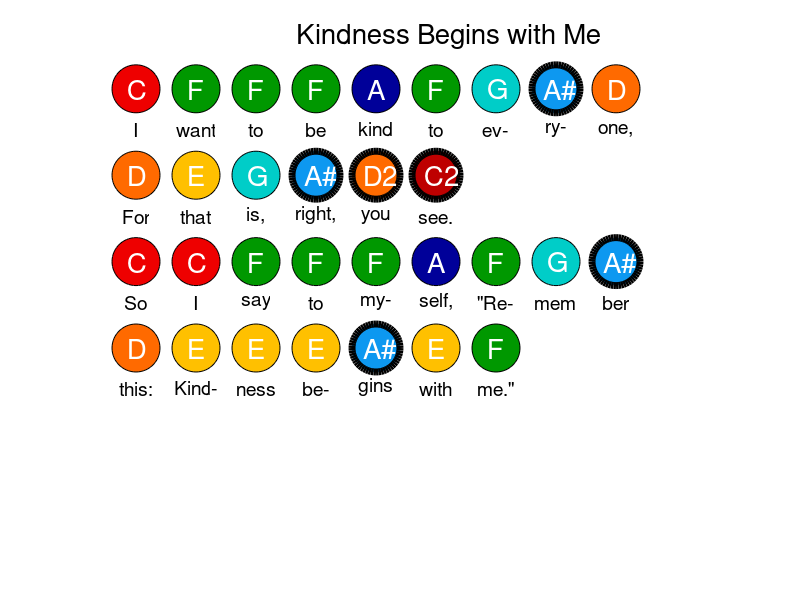

Recreate this plot in MATLAB.
%%
christmas_bells = {...
    'Christ-', 'B'; 'mas', 'B'; 'bells', 'A';...
    'are', 'B'; 'ring-', 'G'; 'ing', 'D'; '', ''; '','';...
    'Hear', 'G'; 'what', 'F#'; '-', 'G';...
    'they', 'A'; '-', 'F#';...
    'say','G'; 'to','D'; 'you','D';...
    'Je-','G'; 'sus','F#'; '','G';...
    'is','A'; '','F#'; 'born','G'; '','E'; '','';...
    'in','C'; 'Beth','D'; '-','E'; 'le-','F#'; 'hem','G'; '','';'','';'','';...
    'In','G'; 'Beth','D'; '-','E'; 'le-','F#'; 'hem','G';...
    };
christmas_bells = christmas_bells(:,[2 1]);
%%
beautiful_savior = {...
    'D', 'Fair', 'Fair', 'Beau-'; '','','','';...
    'D', 'is', 'are', 'ti-'; 'D', 'the', 'the', 'ful'; 'E', 'sun', 'mead', 'Sav-';...
    'C#', '-', '-', '-'; 'D', 'shine','ows', 'ior';'','','','';...
    'F#', 'Fair', 'Fair', 'Lord'; '','','',''; 'F#', '-er', '-er', 'of'; 'F#', 'the', 'the', 'the'; 
    'G', 'moon', 'wood', 'na-'; 'E', '-', '-', '-'; 'F#', 'light', 'lands', 'tions';
    'A', 'And', 'Robed', 'Son'; '','','',''; 'D', 'all', 'in', 'of'; 'B', 'the', 'the', ''; 'A', 'stars', 'flow-', 'God'; '','','','';...
    'G', '', 'ers', ''; 'F#', 'in', 'of', 'and'; 'G', 'heav''n', 'bloom', 'Son'; '','','',''; 'F#', 'a -','ing', 'of'; '','','','';...
    'E', 'bove', 'spring', 'Man';'','','','';'','','','';...
    'A', 'Jes-','Jes-', 'Thee';'','','','';'B','sus','sus','will';'A','shines','is','I';'A','bright','fair','ho-';'F#','-','-','-';'G','ter','er','nor';'','','','';...
    'G','Jes-','Jes-','Praise';'','','','';'A','sus','sus','and';'G','shines','is','give';'G','pur','pur','glo-';'E','-','-','-';'F#','er','er','ry';...
    'F#','And','He','Give';'F#','brings','makes','praise';'F#','to','the','and';'A','all','sor-','glo-';'G','the','rowing','ry';...
    'F#','world','spir-','Ev-';'','','','';'E','his','it','er';'','','','';'D','love','sing','more';'','','','';...
    };
    
%% Happy Birthday
happy_birthday = {...
    'C','Hap';'C','py';'D','Birth';'C','day';'F','to';'E','you';'','';...
    'C','Hap';'C','py';'D','Birth';'C','day';'G','to';'F','you';'','';...
    'C','Hap';'C','py';'C2','Birth';'A','day';'F','dear';'E','___';'D','___';...
    'A#','Hap';'A#','py';'A','Birth';'F','day';'G','to';'F','you';'','';...
    };

%% Samuel Tells of the Baby Jesus
samuel_tells = {...
    'G','Said','A-';'C','Sam-','cross';'A#','-u-','the';'C','-el','sea';'','','';'D','With-','in';'C','in','Beth-';'A#','-','';'G','five','le-';'G','years','hem';'G','A','Lord';'F','night','Je-';'F','will','sus';'F','be','came';'D#','as','to';'G','day','earth';'','','';...
    'G','And','As';'C','Ba-','Sam-';'A#','-by','u-';'G','Je-','el';'F','-sus','had';'G','will','pro-';'F','-','-';'D#','be','phe-';'C','born','sied';'C','In','And';'D','a','';'D#','land','ang-';'G','far','els';'F','far','sang';'D#','','';'D','a-','His';'C','-way.','birth.';...
    'D','Ho-','';'D#','san-','';'','','';'D#','na!','';'F','Ho-','';'G','san-','';'A#','','';'A#','na!','';'','','';'A#','Oh','';'C','let','';'A#','us','';'G','glad-','';'A#','ly','';'F','sing','';'','','';'','','';...
    'F','How','';'D#','bless-','';'F','ed','';'G','that','';'A#','out','';'C','Lord','';'A#','was','';'G','born','';'','','';'A#','Let','';'G','earth','';'F','re-','';'D#','ceive','';'C','her','';'D#','King!','';...
    };
%% Kindness Begins with Me
be_kind = {...
    'C','I';'F','want';'F','to';'F','be';'A','kind';'F','to';'G','ev-';'A#','ry-';'D','one,';...
    'D','For';'E','that';'G','is,';'A#','right,';'D2','you';'C2','see.';'','';'','';'','';...
    'C','So';'C','I';'F','say';'F','to';'F','my-';'A','self,';'F','"Re-';'G','mem';'A#','ber';'D','this:';...
    'E','Kind-';'E','ness';'E','be-';'A#','gins';'E','with';'F','me."';...
    };
%% We Are Different
we_are_different = {...
    'E','I';'C','know';'G','you';'B','and';'B','you';'C','know';'A','me.';'','';'','';'','';'','';...
    'B','We';'B','are';'C','as';'D','dif-';'C','ferent,';'B','as';'A','the';'A','sun';'B','and';'A','the';'G','sea.';...
    'E','I';'C','know';'G','you';'B','and';'B','you';'C','know';'A','me.';'','';'','';'','';'','';...
    'B','And';'B','that''s,';'C','the';'D','way';'C','that';'B','it''s';'D','sup-';'D','posed';'C','to';'C','be.';...
    };
%% Love One Another
love_one_another = {...
    'F','As';'G','I';'A','have';'C','loved';'C','you,';'D','Love';'E','one';'F','an-';'D','oth';'D','-er.';...
    'G','This';'A','new';'A#','com-';'G','man';'G','-ment:';'F','Love';'E','one';'D','an-';'C','oth';'C','-er.';...
    'A','By';'A#','this';'C','shall';'A','men';'D','know';'G','Ye';'G','are';'A','my';'A#','dis-';'G','ci-';'G','ples,';...
    'F','If';'G','ye';'A','have';'F','love';'D','One';'E','to';'F','an-';'G','oth';'F','-er.';...
    };
%% I'm Trying to Be Like Jesus
be_like_jesus_verse = {...
    'C','I''m';'D','try-';'D#','ing';'F','to';'F','be';'C2','like';'A#','Je-';'','-';'D#','sus';'','';'','';...
    'D#','I''m';'D','fol-';'D#','low-';'F','ing';'G','in';'D#','his';'C','ways.';'','';'','';'','';'','';...
    'C','I''m';'D','try-';'D#','ing';'F','to';'F','love';'A#','as';'A#','he';'','-';'D#','did';'','';'','';...
    'D#','in';'D','all';'D#','that';'F','I';'G','do';'G','and';'A','say.';'','';'','';'','';'','';...
    'A','At';'A#','times';'A#','I am';'A','tempt-';'F','ed';'D','to';'G','make';'F','a';'D#','wrong';'F','choice';'','';...
    'F','But I';'G','try';'G','to';'A','list-';'F','en';'F','as the';'G','still';'A#','small';'C2','voice';'A#','whisp-';'C2','ers:';'','';'','';'','';'','';...
    };
be_like_jesus_chorus = {...
    'D2','Love';'D2','one an-';'D2','other-';'C2','er';'A#','as';'A#','Je-';'D#','sus';'G','loves';'F','you.';'','';...
    'G','Try';'A','to';'A#','show';'F','kind-';'A#','ness';'A#','in';'A#','all';'C2','that';'D2','you';'C2','do.';...
    'C2','Be';'D2','gen-';'D2','tle and';'D2','lov-';'C2','ing';'A#','in';'A#','deed';'A','and';'G','in';'F','thought,';...
    'D#','For';'D','these';'A#','are';'D','the';'D#','things';'C2','Je-';'A','sus';'A#','taught.';...
    };
%%
% song = love_one_another;
% title = 'Love One Another';
% x_max = 13;
% song = we_are_different;
% title = 'We Are Different';
% x_max = 14;
song = be_kind;
title = 'Kindness Begins with Me';
x_max = 12;
% song = beautiful_savior;
% title = 'Beautiful Savior';
% x_max = 19;
% song = happy_birthday;
% title = 'Happy Birthday';
% x_max = 9;
% song = samuel_tells;
% title = 'Samuel Tells of the Baby Jesus';
% x_max = 21;
% song = be_like_jesus_verse;
% title = 'I''m Trying to Be Like Jesus (Verse)';
% x_max = 14;
% song = be_like_jesus_chorus;
% title = 'I''m Trying to Be Like Jesus (Chorus)';
% x_max = 13;
%%
note_color_map = {'D2', [255 106 0];...
                  'C2', [190 0 0];...
                  'B',  [146 0 108];...
                  'A#', [13 152 240];...
                  'A',  [0 0 153];...
                  'G#', [51 204 204];...
                  'G',  [0 205 200];...
                  'F#', [6 250 99];...%[116 208 125]
                  'F',  [0 152 0];...
                  'E',  [255 192 0];...
                  'D#', [250 120 74];...
                  'D',  [255 106 0];...
                  'C#', [223 52 92];...
                  'C',  [238 0 0];...
                  };
%%
figure
set(gcf,'Position',[15 220 75*(x_max+1) 75*10]);
titleh = text(1.5,11.25,title,'FontSize',20, 'VerticalAlignment','bottom');
axis equal
set(gca,'XLim',[-1 x_max+1], 'YLim', [0 12]);
e=get(titleh,'Extent');
tpos = get(titleh,'Position');
adj = x_max/2 - tpos(1) - e(3)/2;
set(titleh,'Position',tpos+[adj 0 0]);
set(gca,'XTick',[],'YTick',[]);
set(gca,'XColor','white','YColor','white')
set(gca,'Position',[.02 .02 .96 .96])
%%
start_position = 0;
if size(song,2)==2
    delta_y = 1.8;
elseif size(song,2)==3
    delta_y = 2.3;
elseif size(song,2)==4
    delta_y = 2.35;
else
    fprintf('Too many verses?');
end
y = 11.2-delta_y;
note_dy = .2 + 0.3*(size(song,2)-1);
%%
for i=1:size(song,1)
    note = song{i,1};
    if isempty(note)
        start_position = start_position+1.25;
        if start_position > x_max-1
            start_position = 0;
            y = y - delta_y;
        end
        continue;
    end
    %%
    note_color = note_color_map{strcmp(note,note_color_map(:,1)),2}./255;
    if length(note)>1
        rh = rectangle('Position', [start_position y+note_dy 1 1], 'Curvature', [1 1 ], 'EdgeColor', 'k', 'LineWidth', 5, 'FaceColor', note_color);
        txt_offset = 0.25;
    else
        rh = rectangle('Position', [start_position y+note_dy 1 1], 'Curvature', [1 1 ], 'FaceColor', note_color);
        txt_offset = 0.32;
    end
    
    th = text(start_position,y,song(i,2:end), 'Color','black','FontSize', 14, 'VerticalAlignment','bottom', 'HorizontalAlignment','center');
        
    e = get(th,'Extent');
    over = (e(1) + e(3)/2) - (start_position+1/2);
    if over >= 0
        set(rh,'Position',[start_position+over y+note_dy 1 1]);
    else
        set(th,'Position',[start_position-over y 0]);
    end
    rpos = get(rh,'Position');
    text(rpos(1)+txt_offset,y+.5+note_dy,note,'Color','white','FontSize',20);
    start_position = max(start_position+1,e(1)+e(3)) + 0.25;
    if start_position > x_max-1
        start_position = 0;
        y = y - delta_y;
    end
end